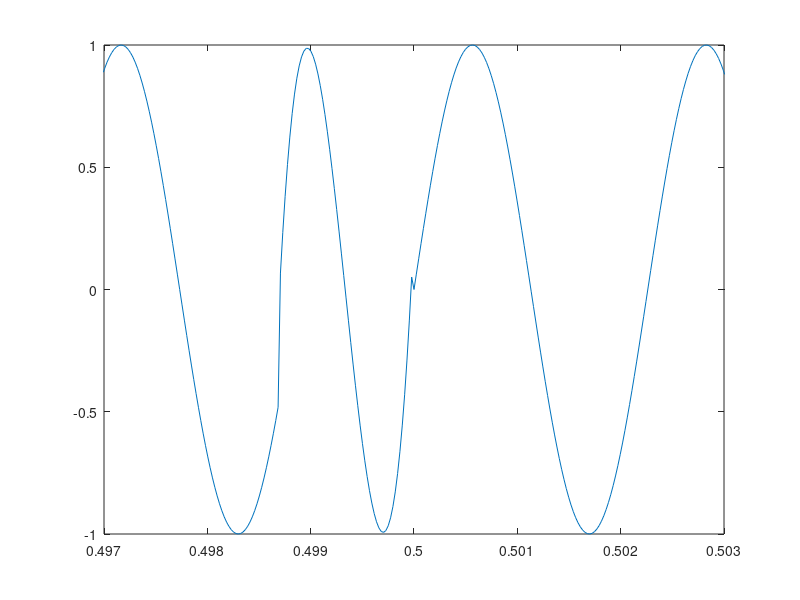

Here is the MATLAB script that generated this plot:
close all; 
clear;


Fs = 44100;        % Sampling Rate
T = 1/Fs;          % Sample time
Len = 256;         % Window Size
sec = 0.5;           % Unit Time of Sinnal
t1 = (1:Fs*sec*1)*T;  % Time vector 1
t2 = (Fs*sec*1+1:Fs*sec*2)*T;  % Time vector 2
t3 = (Fs*sec*2+1:Fs*sec*3)*T;  % Time vector 3


% 3̎gg𐶐
s1 = sin(2*pi*441*t1);
%plot(t1,s1);
s2 = sin(2*pi*442*t2);
%plot(t2,s2);
s3 = sin(2*pi*443*t3);
%plot(t3,s3);


% s1s2̋Ë
%plot(t1,s1,t2,s2);
%axis([0.495,0.505,-1,1]);

% s2s3̋Ë
%plot(t2,s2,t3,s3);
%axis([0.99,1.01,-1,1]);

% s1s2s3𐅕
%s0 = horzcat(s1, s2, s3);
%t0 = horzcat(t1, t2, t3);
%plot(t0,s0);
%axis([0.48,0.52,-1,1]);
%axis([0.98,1.02,-1,1]);
%sound(s0, Fs);


% s1s2ڑs1̍ŏI[1gȓŕ␳
%y = 10000007600*power((t1-0.499897),3)+16869300*power((t1-0.499897),2)+5440*(t1-0.499897)-0.5;
%plot(t1,s1,t2,s2,t1,y);
%axis([0.495,0.505,-1,1]);

for k = 1:Fs*sec*1,
    if (and(t1(k)>0.4987, t1(k)<0.50)),
        s4(k) = 10000007600*power((t1(k)-0.499897),3)+16869300*power((t1(k)-0.499897),2)+5440*(t1(k)-0.499897)-0.5;
        %disp(s4(k));
    else
        s4(k) = sin(2*pi*441*t1(k));
    end;
end;

% s2s3͊lƋX炩ɐڑĂ邽ߐڑȂ


% ŏI[␳ς݂s1=s4s2̋Ë
%plot(t1,s4,t2,s2);
%axis([0.495,0.505,-1,1]);

% ŏI[␳ς݂s1=s4ƁAs2s3𐅕
s0 = horzcat(s4, s2, s3);
t0 = horzcat(t1, t2, t3);
plot(t0,s0);
axis([0.497,0.503,-1,1]);
%axis([0.98,1.02,-1,1]);
sound(s0, Fs);
